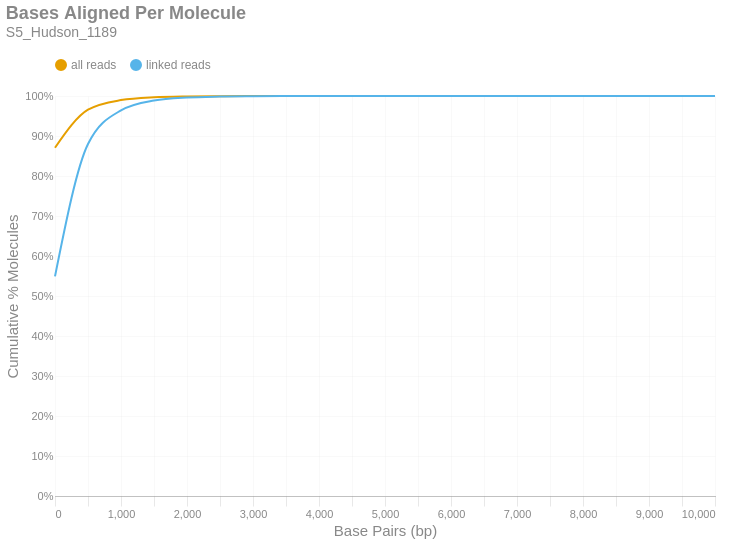

The cell this chart's notebook holds for it:
### Markdown cell above
### Bases Aligned Per Molecule
This is a cumulative frequency distribution showing the number of base pairs aligned per unique molecule. These data are shown in 500 bp bins. There are two distributions: one with `all reads` (yellow) and another with only `linked reads` (blue). The percent of molecules in the `linked reads` distribution is relative to the total number of linked molecules.

### Code cell
if SKIPLR:
    print_html(f"Skipped")
else:
    binned_df = consolidated_hist(valids['aligned_bp'], mask, 500, True)
    with SafeRender(binned_df):
        (
            density_plot(binned_df, 'Bases Aligned Per Molecule', samplename, 'basesper')
            .encode(
                x=alt.X('bin:Q', title="Base Pairs (bp)").axis(tickMinStep=500).scale(padding=0),
                y=alt.Y('value:Q', title='Cumulative % Molecules')
                    .axis(format='%')
                    .scale(domain = [0,1])
                    .stack(False),
                color=alt.Color("key:N").scale(domain = ["all reads", "linked reads"]),
                tooltip = [
                    alt.Tooltip("key:N", title = "Data Type"),
                    alt.Tooltip("range_label:N", title="Bases Aligned Per Molecule"),
                    alt.Tooltip("value:Q", format = ".2%", title="% Molecules (Cum.)")
                ]
            )
        ).display()

### Figure 1 — Vega-Lite specification as saved in the notebook (floating-point values rounded to 4 significant figures)
{"width": "container", "height": 400, "config": {"title": {"anchor": "start", "dy": -15, "fontSize": 18, "color": "#888888", "subtitleColor": "#888888", "subtitleFontSize": 14}, "arc": {"fill": "#0072B2"}, "axis": {"domainColor": "#888888", "domainWidth": 0.5, "gridWidth": 0.2, "grid": false, "titleFontWeight": 400, "titleFontSize": 15, "labelFontSize": 11, "labelColor": "#888888", "tickColor": "#888888", "tickWidth": 0.2, "titleColor": "#888888"}, "axisBand": {"grid": false}, "axisX": {"grid": true, "tickSize": 10, "domainCap": "round"}, "axisY": {"domain": false, "grid": true, "tickSize": 0, "domainCap": "round"}, "background": "transparent", "header": {"labelFontSize": 15, "labelColor": "#888888", "titleFontSize": 15, "titleFontWeight": 600, "titleColor": "#888888"}, "legend": {"labelFont": "sans-serif", "labelFontSize": 12, "labelColor": "#888888", "symbolSize": 100, "symbolType": "circle", "titleFontSize": 12, "titlePadding": 10, "titleColor": "#888888", "title": null, "orient": "top"}, "range": {"category": ["#E69F00", "#56B4E9", "#009E73", "#F0E442", "#0072B2", "#D55E00", "#CC79A7", "#000000"], "diverging": ["#cfe8f3", "#a2d4ec", "#73bfe2", "#46abdb", "#1696d2", "#12719e"]}, "area": {"fill": "#0072B2", "fillOpacity": 0.7, "line": true, "strokeOpacity": 0.7}, "line": {"color": "#0072B2", "stroke": "#0072B2", "strokeWidth": 2}, "trail": {"color": "#0072B2", "stroke": "#0072B2", "strokeWidth": 0, "size": 1}, "point": {"filled": true, "fillOpacity": 1.0, "size": 95}, "text": {"color": "#888888", "fontSize": 11, "align": "right", "fontWeight": 400, "size": 11}, "bar": {"fill": "#0072B2", "stroke": null}, "view": {"stroke": null, "continuousWidth": 660, "continuousHeight": 400}}, "data": {"name": "data-2a5780f7f6a59ee8569b100562e0a524"}, "mark": {"type": "line", "interpolate": "monotone", "point": {"opacity": 0, "size": 275}}, "encoding": {"color": {"field": "key", "scale": {"domain": ["all reads", "linked reads"]}, "type": "nominal"}, "tooltip": [{"field": "key", "title": "Data Type", "type": "nominal"}, {"field": "range_label", "title": "Bases Aligned Per Molecule", "type": "nominal"}, {"field": "value", "format": ".2%", "title": "% Molecules (Cum.)", "type": "quantitative"}], "x": {"axis": {"tickMinStep": 500}, "field": "bin", "scale": {"padding": 0}, "title": "Base Pairs (bp)", "type": "quantitative"}, "y": {"axis": {"format": "%"}, "field": "value", "scale": {"domain": [0, 1]}, "stack": false, "title": "Cumulative % Molecules", "type": "quantitative"}}, "params": [{"name": "param_c36ac31b6afebe62", "select": {"type": "point", "fields": ["key"]}, "bind": "legend"}], "title": {"text": "Bases Aligned Per Molecule", "subtitle": "S5_Hudson_1189"}, "transform": [{"fold": ["all reads (cumsum)", "linked reads (cumsum)"]}, {"calculate": "replace(datum.key, ' (cumsum)', '')", "as": "key"}, {"filter": {"param": "param_c36ac31b6afebe62"}}], "usermeta": {"embedOptions": {"downloadFileName": "S5_Hudson_1189.basesper"}}, "$schema": "https://vega.github.io/schema/vega-lite/v6.1.0.json", "datasets": {"data-2a5780f7f6a59ee8569b100562e0a524": [{"bin": "0.0", "interval": "0.0-500.0", "all reads": 0.8707, "linked reads": 0.549, "all reads (cumsum)": 0.8707, "linked reads (cumsum)": 0.549, "range_label": "0-499"}, {"bin": "500.0", "interval": "500.0-1000.0", "all reads": 0.09504, "linked reads": 0.3309, "all reads (cumsum)": 0.9657, "linked reads (cumsum)": 0.8799, "range_label": "500-999"}, {"bin": "1000.0", "interval": "1000.0-1500.0", "all reads": 0.02405, "linked reads": 0.0842, "all reads (cumsum)": 0.9897, "linked reads (cumsum)": 0.9641, "range_label": "1000-1499"}, {"bin": "1500.0", "interval": "1500.0-2000.0", "all reads": 0.007039, "linked reads": 0.02465, "all reads (cumsum)": 0.9968, "linked reads (cumsum)": 0.9887, "range_label": "1500-1999"}, {"bin": "2000.0", "interval": "2000.0-2500.0", "all reads": 0.002145, "linked reads": 0.007514, "all reads (cumsum)": 0.9989, "linked reads (cumsum)": 0.9962, "range_label": "2000-2499"}, {"bin": "2500.0", "interval": "2500.0-3000.0", "all reads": 0.0006807, "linked reads": 0.002384, "all reads (cumsum)": 0.9996, "linked reads (cumsum)": 0.9986, "range_label": "2500-2999"}, {"bin": "3000.0", "interval": "3000.0-3500.0", "all reads": 0.0002296, "linked reads": 0.000804, "all reads (cumsum)": 0.9998, "linked reads (cumsum)": 0.9994, "range_label": "3000-3499"}, {"bin": "3500.0", "interval": "3500.0-4000.0", "all reads": 9.606e-05, "linked reads": 0.0003364, "all reads (cumsum)": 0.9999, "linked reads (cumsum)": 0.9998, "range_label": "3500-3999"}, {"bin": "4000.0", "interval": "4000.0-4500.0", "all reads": 4.211e-05, "linked reads": 0.0001475, "all reads (cumsum)": 1.0, "linked reads (cumsum)": 0.9999, "range_label": "4000-4499"}, {"bin": "4500.0", "interval": "4500.0-5000.0", "all reads": 1.455e-05, "linked reads": 5.097e-05, "all reads (cumsum)": 1.0, "linked reads (cumsum)": 1.0, "range_label": "4500-4999"}, {"bin": "5000.0", "interval": "5000.0-5500.0", "all reads": 6.404e-06, "linked reads": 2.243e-05, "all reads (cumsum)": 1.0, "linked reads (cumsum)": 1.0, "range_label": "5000-5499"}, {"bin": "5500.0", "interval": "5500.0-6000.0", "all reads": 2.717e-06, "linked reads": 9.514e-06, "all reads (cumsum)": 1.0, "linked reads (cumsum)": 1.0, "range_label": "5500-5999"}, {"bin": "6000.0", "interval": "6000.0-6500.0", "all reads": 2.911e-06, "linked reads": 1.019e-05, "all reads (cumsum)": 1.0, "linked reads (cumsum)": 1.0, "range_label": "6000-6499"}, {"bin": "6500.0", "interval": "6500.0-7000.0", "all reads": 3.881e-07, "linked reads": 1.359e-06, "all reads (cumsum)": 1.0, "linked reads (cumsum)": 1.0, "range_label": "6500-6999"}, {"bin": "7000.0", "interval": "7000.0-7500.0", "all reads": 3.881e-07, "linked reads": 1.359e-06, "all reads (cumsum)": 1.0, "linked reads (cumsum)": 1.0, "range_label": "7000-7499"}, {"bin": "7500.0", "interval": "7500.0-8000.0", "all reads": 1.941e-07, "linked reads": 6.796e-07, "all reads (cumsum)": 1.0, "linked reads (cumsum)": 1.0, "range_label": "7500-7999"}, {"bin": "8000.0", "interval": "8000.0-8500.0", "all reads": 1.941e-07, "linked reads": 6.796e-07, "all reads (cumsum)": 1.0, "linked reads (cumsum)": 1.0, "range_label": "8000-8499"}, {"bin": "8500.0", "interval": "8500.0-9000.0", "all reads": 0.0, "linked reads": 0.0, "all reads (cumsum)": 1.0, "linked reads (cumsum)": 1.0, "range_label": "8500-8999"}, {"bin": "9000.0", "interval": "9000.0-9500.0", "all reads": 0.0, "linked reads": 0.0, "all reads (cumsum)": 1.0, "linked reads (cumsum)": 1.0, "range_label": "9000-9499"}, {"bin": "9500.0", "interval": "9500.0-10000.0", "all reads": 0.0, "linked reads": 0.0, "all reads (cumsum)": 1.0, "linked reads (cumsum)": 1.0, "range_label": "9500-9999"}, {"bin": "10000.0", "interval": "10000.0-10500.0", "all reads": 1.941e-07, "linked reads": 6.796e-07, "all reads (cumsum)": 1.0, "linked reads (cumsum)": 1.0, "range_label": "10000-10499"}]}}
